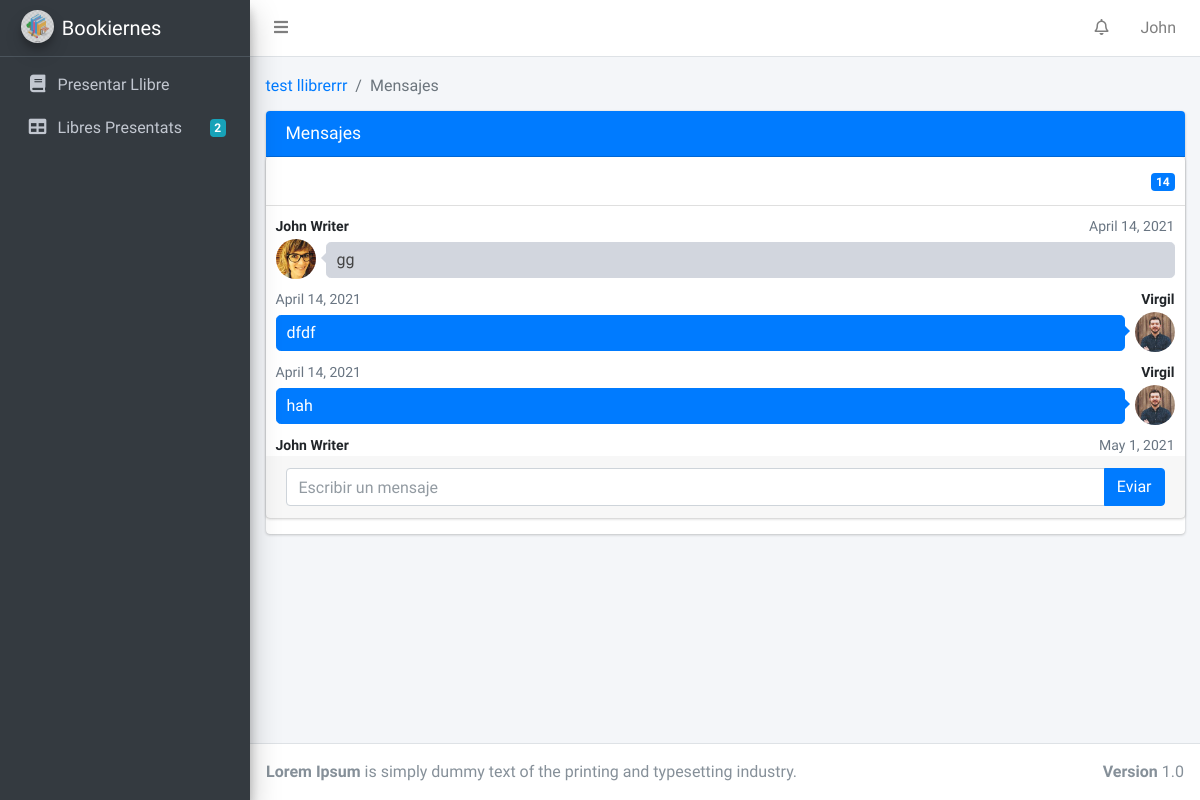
The app's page /writer_message/get_book/1/ (signed in) with its own data.
### BookiernesApp/models.py (models this page shows, shortened)
class User(AbstractUser):
    USER_TYPE_CHOICES = [('writer', 'Escritor'), ('editor', 'Editor'), ('main_editor', 'Escriptor principal'),
                         ('main_graphic_designer', 'Main Graphic Designer'), ('graphic_designer', 'Graphic Designer'),
                         ('it', 'IT'), ('subscribed_reader', 'Lector Subscrit')]
    user_type = models.CharField(
        max_length=255,
        choices=USER_TYPE_CHOICES,
        default='writer',
    )
    path_profile_photo = models.FileField(upload_to='profile_photo', null=True, blank=True)
    activated = models.BooleanField(default=True)
    def get_user_type_name(self):
        return dict(self.USER_TYPE_CHOICES)[self.user_type]

class Writer(models.Model):
    user = models.OneToOneField(User, on_delete=models.CASCADE, null=True, related_name='writer_profile')
    name = models.CharField(max_length=255)
    def get_presented_books(self):
        return Book.objects.all().filter(author=self)

class Book(models.Model):
    BOOK_STATUSES = [('presented', 'Presentat'), ('revised', 'Revisat'), ('modifying', 'Modificant'),
                     ('accepted', 'Aceptat'), ('rejected', 'Rebutjat'), ('published', 'Publicat'),
                     ('designing', 'Maquetacio'),
                     ('new_version', 'New Version')]
    title = models.CharField(null=True, max_length=255, blank=True)
    author = models.ForeignKey(Writer, null=True, on_delete=models.PROTECT, blank=True)
    assigned_to = models.ForeignKey(Editor, null=True, on_delete=models.PROTECT, related_name='books_assigned',
                                    blank=True)
    book_status = models.CharField(null=True, max_length=255, choices=BOOK_STATUSES, blank=True)
    description = models.TextField(null=True, blank=True)
    theme = models.ForeignKey(Theme, null=True, on_delete=models.PROTECT, related_name='books_themes', blank=True)
    path = models.FileField(upload_to='book', null=True, blank=True)
    main_editor_comment = models.TextField(null=True, blank=True)
    designer_assigned_to = models.ForeignKey(GraphicDesigner, null=True, on_delete=models.PROTECT,
                                             related_name='designer_books_assigned',
                                             blank=True)
    book_to_design = models.FileField(upload_to='book_to_design', null=True, blank=True)
    book_designed = models.FileField(upload_to='book_designed', null=True, blank=True)
    cover_image = models.ForeignKey(Image, null=True, on_delete=models.PROTECT, blank=True)
    language = models.CharField(null=True, max_length=255, blank=True)
    number_of_pages = models.IntegerField(null=True, blank=True)
    ISBN = models.CharField(null=True, max_length=13, blank=True)

class Message(models.Model):
    user = models.ForeignKey(User, null=True, on_delete=models.PROTECT, related_name='user_messages')
    destination_user = models.ForeignKey(User, null=True, on_delete=models.PROTECT,
                                         related_name='destination_user_messages')
    book = models.ForeignKey(Book, null=True, on_delete=models.PROTECT, related_name='book_messages')
    content = models.CharField(max_length=255)
    date_received = models.DateField()
    def get_user_name(self):
        return self.user.first_name + " " + self.user.last_name

### BookiernesApp/views/writer_views.py (the view)
# urls.py: url(r'^writer_message/get_book/(?P<pk>\d+)/$', login_required(Chat_Book.as_view()), name='chat_book'),
@method_decorator([login_required, writer_required], name='dispatch')
class Chat_Book(TemplateView):
    model = Book
    template_name = 'html_templates/Escriptor/Chat.html'
    def get_context_data(self, **kwargs):
        try:
            context = super().get_context_data(**kwargs)
            context['book_numbers'] = Book.objects.count()
            notification = Notification.objects.filter(destination_user_id=self.request.user.id)
            context['notification_numbers'] = notification.count()
            context['notifications'] = notification
            author = Writer.objects.get(user_id=self.request.user.id).id
            book = Book.objects.get(Q(author_id=author) & Q(pk=self.kwargs['pk']))
            if book.assigned_to == None and book.author != self.request.user.id:
                raise Http404("I can't access this page.")
            context['book'] = book
            messages = Message.objects.filter(Q(book_id=book.id) & Q(
                Q(Q(user_id=self.request.user.id) & Q(destination_user_id=book.assigned_to.user.id)) | Q(
                    Q(user_id=book.assigned_to.user.id) & Q(destination_user_id=self.request.user.id))))
            context['messages'] = messages
            context['messages_numbers'] = messages.count()
            return context
        except:
            raise Http404("I can't access this page.")

### BookiernesApp/templates/html_templates/Escriptor/Chat.html (shortened to what this page needs)
{% extends "html_templates/Blocks/Base.html" %}
{% block head %}
    <link rel="stylesheet" href="../../../static/BookiernesApp/css/all.min.css">
    <link rel="stylesheet" href="https://use.fontawesome.com/releases/v5.7.0/css/all.css"
>
    <link rel="stylesheet" href="../../../static/BookiernesApp/css/adminlte.min.css">
{% endblock %}
{% block content %}
  <div class="content-wrapper">
    <div class="content-header">
      <div class="container-fluid">
        <ol class="breadcrumb float-sm-left">
              <li class="breadcrumb-item active"> <a href="{% url 'BookiernesApp:books' book.id %}"> {{book.title}}</a> </li>
              <li class="breadcrumb-item active">  Mensajes </li>
        </ol>
      </div>
    </div>
    <section class="content">
        <div class="container-fluid">
              <div class="card card-primary">
                <div class="card-header">
                  <h3 class="card-title">Mensajes </h3>
                </div>
            <div class="card direct-chat direct-chat-primary">
                <div class="card-header">
                  <div class="card-tools">
                    <span title="{{messages_numbers}} New Messages" class="badge badge-primary">{{messages_numbers}}</span>
                  </div>
                </div>
                <div class="card-body">
                  <div class="direct-chat-messages">
                    {% for message in messages %}
                    {% if message.user_id == user.id  %}
                    <div class="direct-chat-msg">
                      <div class="direct-chat-infos clearfix">
                        <span class="direct-chat-name float-left">{{message.get_user_name}}</span>
                        <span class="direct-chat-timestamp float-right">{{message.date_received}}</span>
                      </div>
                      <img class="direct-chat-img" src="../../../static/BookiernesApp/img/user1-128x128.jpg" alt="message user image">
                      <div class="direct-chat-text">
                        {{message.content }}
                      </div>
                    </div>
                    {% else %}
                              <div class="direct-chat-msg right">
                                <div class="direct-chat-infos clearfix">
                                  <span class="direct-chat-name float-right">{{message.get_user_name}}</span>
                                  <span class="direct-chat-timestamp float-left">{{message.date_received}}</span>
                                </div>
                                <img class="direct-chat-img" src="../../../static/BookiernesApp/img/user2-128x128.jpg" alt="message user image">
                                <div class="direct-chat-text">
                                  {{message.content }}
                                </div>
                              </div>
                    {% endif %}
                    {% endfor %}
                  </div>
                </div>
                <div class="card-footer">
                  <form action="{% url 'BookiernesApp:send_message' book.id %}" method="post">
                    <div class="input-group">
                      <input type="text" name="content" placeholder="Escribir un mensaje" class="form-control">
                      <span class="input-group-append">
                        <button type="submit" class="btn btn-primary">Eviar</button>
                      </span>
                    </div>
                  </form>
                </div>
              </div>
              </div>
        </div>
    </section>
  </div>
{% endblock %}

### BookiernesApp/templates/html_templates/Blocks/Base.html (shortened to what this page needs)
<!DOCTYPE html>
<html lang="en">
<head>
    {% block head %}
    {% endblock %}
</head>
<body class="hold-transition sidebar-mini layout-fixed">
<div class="wrapper">
    <nav class="main-header navbar navbar-expand navbar-white navbar-light">
        <ul class="navbar-nav">
            <li class="nav-item">
                <a class="nav-link" data-widget="pushmenu" href="#" role="button"><i class="fas fa-bars"></i></a>
            </li>
        </ul>
        <ul class="navbar-nav ml-auto">
            <li class="nav-item dropdown">
                <a class="nav-link" data-toggle="dropdown" href="#">
                    <i class="far fa-bell"></i>
                </a>
            </li>
            <li class="nav-item dropdown">
                <a class="nav-link" data-toggle="dropdown" href="#">
                    {{ user.first_name }}
                </a>
            </li>
        </ul>
    </nav>
    <aside class="main-sidebar sidebar-dark-primary elevation-4">
        <a href="#" class="brand-link">
            <img src="../../../static/BookiernesApp/img/logo_Bookiernes.png" alt="Bookiernes Logo"
                 class="brand-image img-circle elevation-3" style="opacity: .8">
            <span class="brand-text font-weight-light">Bookiernes</span>
        </a>
        <div class="sidebar">
            <nav class="mt-2">
                <ul class="nav nav-pills nav-sidebar flex-column" data-widget="treeview" role="menu"
                    data-accordion="false">
                    {% if  user.user_type == 'writer' %}
                        <li class="nav-item">
                            <a href="{% url 'BookiernesApp:writer_publish_book' %}" class="nav-link">
                                <i class="nav-icon fas fa-book"></i>
                                <p>
                                    Presentar Llibre
                                </p>
                            </a>
                        </li>
                        <li class="nav-item">
                            <a href="{% url 'BookiernesApp:writer_published_books' %}" class="nav-link">
                                <i class="nav-icon fas fa-table"></i>
                                <p>
                                    Libres Presentats
                                    {% if user.writer_profile.get_presented_books.count > 0 %}
                                        <span class="badge badge-info right">{{ user.writer_profile.get_presented_books.count }}</span>
                                    {% endif %}
                                </p>
                            </a>
                        </li>
                    {% endif %}
                </ul>
            </nav>
        </div>
    </aside>
    {% block content %}
    {% endblock %}
    <footer class="main-footer">
        <strong>Lorem Ipsum</strong>
        is simply dummy text of the printing and typesetting industry.
        <div class="float-right d-none d-sm-inline-block">
            <strong>Version</strong> 1.0
        </div>
    </footer>
</div>
</body>
</html>

### records on screen
User: first_name "John", writer_profile.get_presented_books.count "2"
Book: title "test llibrerrr"
Message: get_user_name "John Writer", date_received "April 14, 2021", content "gg"
Message: get_user_name "Virgil", date_received "April 14, 2021", content "dfdf"
Message: get_user_name "Virgil", date_received "April 14, 2021", content "hah"
Message: get_user_name "John Writer", date_received "May 1, 2021"

### other values on screen
{{ messages_numbers }} "14"
